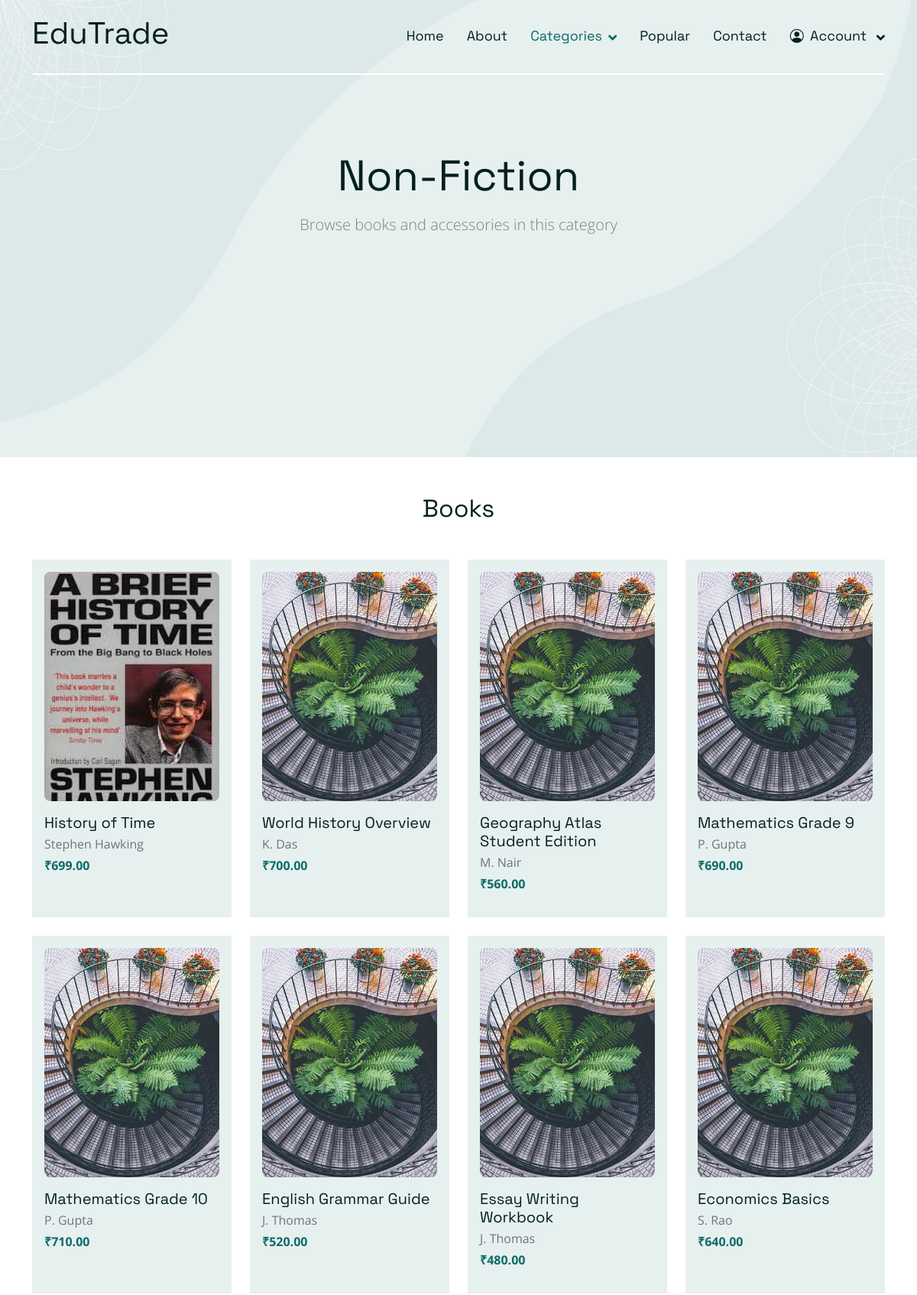
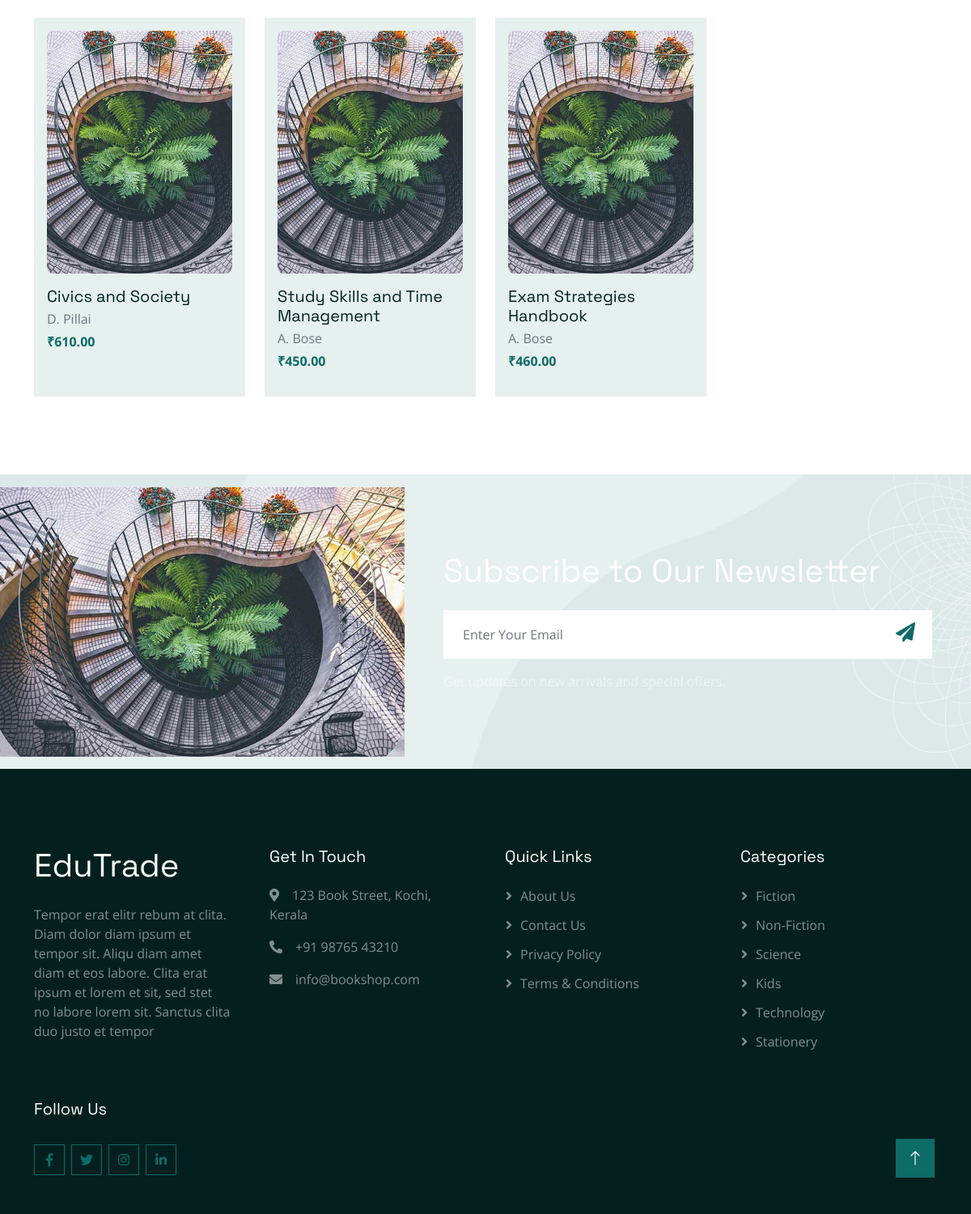
Screenshot of /shop_web/category/Non-Fiction/ with the database file from the repository (2 pictures, top to bottom).
### EduApp/models.py (models this page shows, shortened)
class Book(models.Model):
    category = models.CharField(max_length=150)
    title = models.CharField(max_length=200)
    author = models.CharField(max_length=150, blank=True)
    publisher = models.CharField(max_length=150, blank=True)
    price = models.DecimalField(max_digits=10, decimal_places=2, blank=True, null=True)
    description = models.TextField(blank=True)
    cover_image = models.ImageField(upload_to='books/', blank=True, null=True)
    created_at = models.DateTimeField(auto_now_add=True)
    updated_at = models.DateTimeField(auto_now=True)

class Category(models.Model):
    name = models.CharField(max_length=150, unique=True)
    slug = models.SlugField(max_length=160, unique=True)
    description = models.TextField(blank=True)
    icon = models.ImageField(upload_to='category_icons/', blank=True, null=True)
    created_at = models.DateTimeField(auto_now_add=True)
    updated_at = models.DateTimeField(auto_now=True)

### Eduweb/views.py (the view)
# urls.py: path('category/<category>/',views.category_page,name='category'),
def category_page(request, category):
    category_list = Category.objects.all()
    books = Book.objects.filter(category=category)
    accessories = Accessory.objects.filter(category=category)
    context = {
        'category': category_list,
        'selected_category': category,
        'books': books,
        'accessories': accessories,
    }
    return render(request, "category.html", context)

### Eduweb/templates/category.html (shortened to what this page needs)
<!DOCTYPE html>
{% load static %}
<html lang="en">
<head>
    <link href="https://cdnjs.cloudflare.com/ajax/libs/font-awesome/5.10.0/css/all.min.css" rel="stylesheet">
    <link href="https://cdn.jsdelivr.net/npm/bootstrap-icons@1.4.1/font/bootstrap-icons.css" rel="stylesheet">
    <link href="{% static 'web/lib/animate/animate.min.css' %}" rel="stylesheet">
    <link href="{% static 'web/lib/owlcarousel/assets/owl.carousel.min.css' %}" rel="stylesheet">
    <link href="{% static 'web/css/bootstrap.min.css' %}" rel="stylesheet">
    <link href="{% static 'web/css/style.css' %}" rel="stylesheet">
</head>
<body>
    <div class="container-fluid sticky-top">
        <div class="container">
            <nav class="navbar navbar-expand-lg navbar-light border-bottom border-2 border-white">
                <a href="{% url 'home' %}" class="navbar-brand">
                    <h1>EduTrade</h1>
                </a>
                <div class="collapse navbar-collapse" id="navbarCollapse">
                    <div class="navbar-nav ms-auto">
                        <a href="{% url 'home' %}" class="nav-item nav-link ">Home</a>
                        <a href="{% url 'about' %}" class="nav-item nav-link">About</a>
                        <div class="nav-item dropdown">
                            <a href="#!" class="nav-link dropdown-toggle active" data-bs-toggle="dropdown">Categories</a>
                        </div>
                        <a href="{% url 'popular' %}" class="nav-item nav-link ">Popular</a>
                        <a href="{% url 'contact' %}" class="nav-item nav-link">Contact</a>
                        <div class="nav-item dropdown">
                            {% if request.session.username %}
                                <a href="#" class="nav-link dropdown-toggle" data-bs-toggle="dropdown">
                                    <i class="bi bi-person-circle me-1"></i> Welcome {{ request.session.username }}
                                </a>
                                <div class="dropdown-menu dropdown-menu-end bg-light mt-2">
                                    <a href="{% url 'signin_out' %}" class="dropdown-item">Sign out</a>
                                </div>
                            {% else %}
                                <a href="#" class="nav-link dropdown-toggle" data-bs-toggle="dropdown">
                                    <i class="bi bi-person-circle me-1"></i> Account
                                </a>
                            {% endif %}
                        </div>
                    </div>
                </div>
            </nav>
        </div>
    </div>
    <div class="container-fluid pb-5 bg-primary hero-header text-white">
        <div class="container py-5 text-center">
            <h1 class="display-4 mb-3">{{ selected_category }}</h1>
            <p class="lead mb-0 " style="color:grey;">Browse books and accessories in this category</p>
        </div>
    </div>
    {% if books %}
      <div class="container-xxl py-5">
        <div class="container">
          <div class="text-center mx-auto mb-5" style="max-width: 600px;">
            <h2 class="section-title">Books</h2>
          </div>
          <div class="row g-4">
            {% for book in books %}
            <div class="col-lg-3 col-md-4 col-sm-6">
              <div class="book-card bg-light p-3 rounded h-100">
                <a href="{% url 'book_details' book.id %}">
                  {% if book.cover_image %}
                    <img src="{{ book.cover_image.url }}" alt="{{ book.title }}">
                  {% else %}
                    <img src="{% static 'web/img/newsletter.jpg' %}" alt="{{ book.title }}">
                  {% endif %}
                </a>
                <div class="mt-3">
                  <h5 class="mb-1"><a class="text-dark text-decoration-none" href="{% url 'book_details' book.id %}">{{ book.title }}</a></h5>
                  <p class="text-muted mb-1">{{ book.author }}</p>
                  {% if book.price %}
                    <p class="fw-bold text-primary">₹{{ book.price }}</p>
                  {% endif %}
                </div>
              </div>
            </div>
            {% endfor %}
          </div>
        </div>
      </div>
    {% endif %}
    <div class="container-fluid bg-primary newsletter p-0 mt-5">
        <div class="container p-0">
            <div class="row g-0 align-items-center">
                <div class="col-md-5 ps-lg-0">
                    <img class="img-fluid w-100" src="{% static 'web/img/newsletter.jpg' %}" alt="">
                </div>
                <div class="col-md-7 py-5">
                    <div class="p-5">
                        <h1 class="mb-4 text-white">Subscribe to Our Newsletter</h1>
                        <div class="position-relative w-100 mb-3">
                            <input class="form-control border-0 w-100 ps-4 pe-5" type="text" placeholder="Enter Your Email" style="height: 60px;">
                            <button type="button" class="btn position-absolute top-0 end-0 mt-2 me-2">
                                <i class="fa fa-paper-plane text-primary fs-4"></i>
                            </button>
                        </div>
                        <p class="text-white-50 mb-0">Get updates on new arrivals and special offers.</p>
                    </div>
                </div>
            </div>
        </div>
    </div>
    <div class="container-fluid bg-dark text-white-50 footer pt-5">
        <div class="container py-5">
            <div class="row g-5">
                <div class="col-md-6 col-lg-3 wow fadeIn" data-wow-delay="0.1s">
                    <a href="index.html" class="d-inline-block mb-3">
                        <h1 class="text-white">EduTrade</h1>
                    </a>
                    <p class="mb-0">Tempor erat elitr rebum at clita. Diam dolor diam ipsum et tempor sit. Aliqu diam
                        amet diam et eos labore. Clita erat ipsum et lorem et sit, sed stet no labore lorem sit. Sanctus
                        clita duo justo et tempor</p>
                </div>
                <div class="col-lg-3 col-md-6">
                    <h5 class="text-white mb-4">Get In Touch</h5>
                    <p><i class="fa fa-map-marker-alt me-3"></i>123 Book Street, Kochi, Kerala</p>
                    <p><i class="fa fa-phone-alt me-3"></i>+91 98765 43210</p>
                    <p><i class="fa fa-envelope me-3"></i>info@bookshop.com</p>
                </div>
                <div class="col-lg-3 col-md-6">
                    <h5 class="text-white mb-4">Quick Links</h5>
                    <a class="btn btn-link" href="{% url 'about' %}">About Us</a>
                    <a class="btn btn-link" href="{% url 'contact' %}">Contact Us</a>
                    <a class="btn btn-link" href="#!">Privacy Policy</a>
                    <a class="btn btn-link" href="#!">Terms & Conditions</a>
                </div>
                <div class="col-lg-3 col-md-6">
                    <h5 class="text-white mb-4">Categories</h5>
                    {% if category %}
                        {% for i in category %}
                            <a class="btn btn-link" href="{% url 'category' i.name %}">{{ i.name }}</a>
                        {% endfor %}
                    {% else %}
                        <span class="btn btn-link disabled">No Records</span>
                    {% endif %}
                </div>
                <div class="col-lg-3 col-md-6">
                    <h5 class="text-white mb-4">Follow Us</h5>
                    <div class="d-flex pt-2">
                        <a class="btn btn-outline-primary btn-square me-2" href="#"><i class="fab fa-facebook-f"></i></a>
                        <a class="btn btn-outline-primary btn-square me-2" href="#"><i class="fab fa-twitter"></i></a>
                        <a class="btn btn-outline-primary btn-square me-2" href="#"><i class="fab fa-instagram"></i></a>
                        <a class="btn btn-outline-primary btn-square me-2" href="#"><i class="fab fa-linkedin-in"></i></a>
                    </div>
                </div>
            </div>
        </div>
    </div>
    <a href="#" class="btn btn-lg btn-primary btn-lg-square back-to-top"><i class="bi bi-arrow-up"></i></a>
</body>
</html>

### Eduweb/static/web/css/style.css (style rules this page uses)
.hero-header { min-height: 600px; }
.back-to-top { position: fixed; display: none; right: 45px; bottom: 45px; z-index: 99; }
.btn { transition: .5s; }
.btn-square { width: 38px; height: 38px; }
.btn-lg-square { width: 48px; height: 48px; }
.btn-square, .btn-sm-square, .btn-lg-square { padding: 0; display: flex; align-items: center; justify-content: center; font-weight: normal; }
.sticky-top { top: -150px; transition: .5s; }
.navbar { padding: 15px 0; font-family: "Space Grotesk", sans-serif; font-size: 18px; }
.navbar .navbar-nav .nav-link { margin-left: 30px; padding: 0; outline: none; color: var(--bs-dark); }
.navbar .navbar-nav .nav-link:hover, .navbar .navbar-nav .nav-link.active { color: var(--bs-primary) }
.navbar .dropdown-toggle::after { border: none; content: "\f107"; font-family: "Font Awesome 5 Free"; font-weight: 900; vertical-align: middle; margin-left: 8px; }
.hero-header { margin-top: -100px; padding-top: 150px; background: url(../img/hero-bg.jpg) top center no-repeat; background-size: cover; }
.newsletter { background: url(../img/hero-bg.jpg) bottom right no-repeat; background-size: cover; }
@media (min-width: 992px) { .newsletter .container { max-width: 100% !important; } }
.footer .btn.btn-link { display: block; margin-bottom: 10px; padding: 0; text-align: left; color: rgba(255,255,255,.5); font-weight: normal; transition: .3s; }
.footer .btn.btn-link::before { position: relative; content: "\f105"; font-family: "Font Awesome 5 Free"; font-weight: 900; margin-right: 10px; }

### Eduweb/templates/category.html (style rules this page uses)
.book-card img { width: 100%; height: 300px; object-fit: cover; border-radius: 8px; }
.book-card { transition: 0.3s ease; }

### rows the page displays
Book: cover_image (picture), title "History of Time", author "Stephen Hawking", price "699.00"
Book: title "World History Overview", author "K. Das", price "700.00"
Book: title "Geography Atlas Student Edition", author "M. Nair", price "560.00"
Book: title "Mathematics Grade 9", author "P. Gupta", price "690.00"
Book: title "Mathematics Grade 10", author "P. Gupta", price "710.00"
Book: title "English Grammar Guide", author "J. Thomas", price "520.00"
Book: title "Essay Writing Workbook", author "J. Thomas", price "480.00"
Book: title "Economics Basics", author "S. Rao", price "640.00"
Book: title "Civics and Society", author "D. Pillai", price "610.00"
Book: title "Study Skills and Time Management", author "A. Bose", price "450.00"
Book: title "Exam Strategies Handbook", author "A. Bose", price "460.00"
Category: name "Fiction"
Category: name "Non-Fiction"
Category: name "Science"
Category: name "Kids"
Category: name "Technology"
Category: name "Stationery"

### other values shown
{{ selected_category }} "Non-Fiction"
